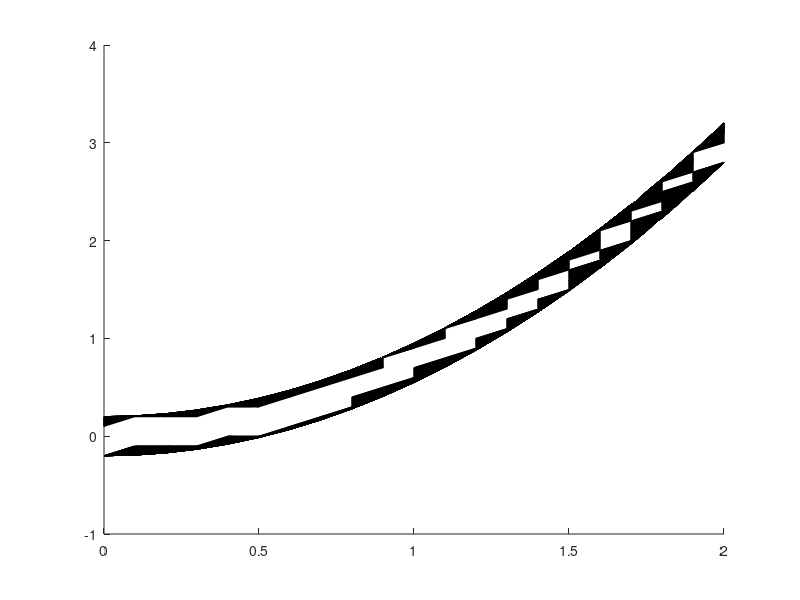

Write the MATLAB code that produced this figure. (Note: this script raises an error after producing the figure.)
clc;
clear;
close all

%%% Desired trajectory with bounds
% Desired trajectory function (scaled quadratic curve)
desired_trajectory = @(x) 0.75 * x.^2; % Scaled to fit (2,2) target

% Offset trajectories (feasible set boundaries)
offset_positive = @(x) desired_trajectory(x) + 0.2;
offset_negative = @(x) desired_trajectory(x) - 0.2;

% Define the range for x, y, and theta
dx = 0.1;           % Step size for x (adjusted for performance)
dy = 0.1;           % Step size for y
dtheta = 0.1;       % Step size for theta

x_range = 0:dx:2;
y_range = -1:dy:3.5; % Adjusted to include points outside the feasible set
theta_min = -0.5;
theta_max = 0.5;
theta_range = theta_min:dtheta:theta_max;

% Create meshgrid for x, y, theta
[XX, YY, TT] = meshgrid(x_range, y_range, theta_range);

% Calculate upper and lower bounds for y
Upper_Bound = offset_positive(XX);
Lower_Bound = offset_negative(XX);

% Define the function F(x, y, theta)
% F is negative inside the safe set and positive outside
F = max(max(YY - Upper_Bound, Lower_Bound - YY), max(TT - theta_max, theta_min - TT));

% Determine if points are inside or outside the feasible set
inside_mask = (YY >= Lower_Bound) & (YY <= Upper_Bound) & (TT >= theta_min) & (TT <= theta_max);

% Extract coordinates of safe and unsafe points
X_safe = XX(inside_mask);
Y_safe = YY(inside_mask);
Theta_safe = TT(inside_mask);

X_unsafe = XX(~inside_mask);
Y_unsafe = YY(~inside_mask);
Theta_unsafe = TT(~inside_mask);

% Create figure
figure;

% Plot the safe set as an isosurface where F = 0
p_safe = patch(isosurface(XX, YY, TT, F, 0));
isonormals(XX, YY, TT, F, p_safe);
p_safe.FaceColor = 'green';
p_safe.EdgeColor = 'none';
p_safe.FaceAlpha = 0.2; % Adjust transparency

hold on;

% Plot the unsafe set boundary as an isosurface at a small positive value
p_unsafe = patch(isosurface(XX, YY, TT, F, 0.01));
isonormals(XX, YY, TT, F, p_unsafe);
p_unsafe.FaceColor = 'red';
p_unsafe.EdgeColor = 'none';
p_unsafe.FaceAlpha = 0.2;

% Plot the safe points with green circles
h_safe_points = scatter3(X_safe, Y_safe, Theta_safe, 20, 'o', 'MarkerEdgeColor', 'green', 'MarkerFaceColor', 'green');

% Plot the unsafe points with red crosses
h_unsafe_points = scatter3(X_unsafe, Y_unsafe, Theta_unsafe, 20, 'x', 'MarkerEdgeColor', 'red');

% Set labels and title
xlabel('x');
ylabel('y');
zlabel('\theta');
title('Feasible (Green) and Unsafe (Red) Sets with Surfaces and Points');
grid on;
view(3);
axis tight;
camlight;
lighting gouraud;

% Add legend
legend([p_safe, p_unsafe, h_safe_points, h_unsafe_points], {'Feasible Set Surface', 'Unsafe Set Surface', 'Safe Points', 'Unsafe Points'}, 'Location', 'best');

% Enable 3D rotation
rotate3d on;
%%%%%%%%%%%%%%%%%%%%%%%%%%%%%%%%%%%%%%%%%%%%%%%%%%%%%%%%%%%%%%%%%%%%%%%%%%%%%%%clc;
clear;
close all

%%% Desired trajectory with bounds
% Desired trajectory function (scaled quadratic curve)
desired_trajectory = @(x) 0.75 * x.^2; % Scaled to fit (2,2) target

% Offset trajectories (feasible set boundaries)
offset_positive = @(x) desired_trajectory(x) + 0.2;
offset_negative = @(x) desired_trajectory(x) - 0.2;

% Define the range for x and y
dt = 0.2;            % Step size
x_range = 0:dt:2;
y_range = -1:dt:3.5; % Adjusted to include points outside the feasible set

% Define the theta range
theta_min = -0.5;
theta_max = 0.5;
dt_theta = 0.1; % Step size for theta (adjust as needed)
theta_range = theta_min:dt_theta:theta_max;

% Initialize sets
set_in = [];
set_out = [];

% Create set_in and set_out as points including theta
for x = x_range
    lower_bound = offset_negative(x);
    upper_bound = offset_positive(x);
    for y = y_range
        for theta = theta_range
            if y >= lower_bound && y <= upper_bound && theta >= theta_min && theta <= theta_max
                % Point is inside the bounds (safe set)
                set_in = [set_in; x, y, theta];
            else
                % Point is outside the bounds (unsafe set)
                set_out = [set_out; x, y, theta];
            end
        end
    end
end

% Define points along the desired trajectory
dt=0.01;
x_values = 0:dt:2;         % x-values from 0 to 2 with step size dt
y_values = 0.5*desired_trajectory(x_values);
theta_values = zeros(size(x_values)); % Assuming theta = 0 along the trajectory


% Plot the desired trajectory
figure;
hold on
plot(x_values, y_values, 'b-', 'LineWidth', 2);
xlabel('x');
ylabel('y');
title('Desired Trajectory');
grid on;
plot(set_in(:,1), set_in(:,2), 'o', 'Color', 'green', 'DisplayName', 'Feasible');
plot(set_out(:,1), set_out(:,2), 'x', 'Color', 'red', 'DisplayName', 'Unsafe');
legend('show'," Desired Trajcotry","Feasible set ","Unsafe set");


% Initialize array for signed distance function values
signed_distance_function_values = zeros(size(x_values));



% Initialize GIF parameters
gifFilename = 'SignedDistanceAnimation.gif';
delayTime = 0.1; % Delay time between frames in seconds
firstFrame = true;

% Loop over points and compute signed distance
for index = 1:length(x_values)
    x = x_values(index);
    y = y_values(index);
    theta = theta_values(index);
    show_plot = true; % Set to true to display and save plots
    
    % Call the modified signed_distance_function
    signed_distance(index) = signed_distance_function(x, y, theta, set_in, set_out, show_plot, gifFilename, firstFrame, delayTime);
    
    % Update firstFrame flag after first iteration
    if firstFrame
        firstFrame = false;
    end
    
    % Optionally, pause or adjust as needed
    pause(0.1); % Adjust the pause duration to control the speed of the animation
end

% Compute the cost function as the negative of the signed distance
cost_function_values = -signed_distance;

% Find the supremum (maximum value) of the cost function
supremum_cost = min(cost_function_values);

% Plot the cost function over time steps
figure;
plot(x_values, cost_function_values, 'b-', 'LineWidth', 2);
hold on;

% Plot the supremum as a green horizontal line
yline(supremum_cost, 'g--', 'LineWidth', 2);

% Add labels and title
xlabel('Time Step');
ylabel('Cost Function');
title('Cost Function over Time Steps');


% Add legend
legend('Cost Function', 'Inf -SDF', 'Location', 'best');

grid on;
hold off;

%%%%%%%%%%%%%%%%%%%%%%%%%%%%%%%%%%%%%closed loop 
%%
clc;
clear;
close all;

% Load data if needed (commented out since files are not provided)
load("uOpt.mat",'uOpt')
load('g.mat', 'g');
load('V.mat', 'V');


%%% Desired trajectory with bounds
desired_trajectory = @(x) 0.75 * x.^2; % Scaled to fit (2,2) target
offset_positive = @(x) desired_trajectory(x) + 0.2;
offset_negative = @(x) desired_trajectory(x) - 0.2;

% Define the range for x and y
dt = 0.1;            % Reduced time step (seconds)
x_range = 0:dt:2;
y_range = 0:dt:3.5;

% Define the theta range
theta_min = -0.5;
theta_max = 0.5;
theta_range = theta_min:dt:theta_max;
theta_values = zeros(size(x_range)); % Assuming theta = 0 along the trajectory

% Initialize sets
set_in = [];
set_out = [];

% Create set_in and set_out as points including theta
for x = x_range
    lower_bound = offset_negative(x);
    upper_bound = offset_positive(x);
    for y = y_range
        for theta = theta_range
            if y >= lower_bound && y <= upper_bound && theta >= theta_min && theta <= theta_max
                % Point is inside the bounds (safe set)
                set_in = [set_in; x, y, theta];
            else
                % Point is outside the bounds (unsafe set)
                set_out = [set_out; x, y, theta];
            end
        end
    end
end

figure;
plot(set_in(:,1), set_in(:,2), 'o', 'Color', 'green', 'DisplayName', 'Feasible');
hold on;
plot(set_out(:,1), set_out(:,2), 'x', 'Color', 'red', 'DisplayName', 'Unsafe');

% Adding labels and title
xlabel('X Position');
ylabel('Y Position');
title('Feasible and Unsafe Sets');
grid on;

%%% Initial conditions
x0 = 0;
y0 = 0;
theta0 = 0; % Initial orientation aligned with the desired path

omega_min=-1;
omega_max=1;
plot(x0, y0, 'x', 'Color', 'black', 'DisplayName', 'Initial Condition');

%%% Sample trajectory (desired)
x_values = 0:dt:2;         % x-values from 0 to 2 with step size dt
y_values = desired_trajectory(x_values);
plot(x_values, y_values, 'blue', 'LineWidth', 2, 'DisplayName', 'Desired trajectory');

%%%%%%%%%%%%%%%%%%%%%%%% Sliding Mode Control for Dubin's Car %%%%%%%%%%%%%%%%%%%%%%%%%%%%%%
% Car parameters
v = 0.2;             % Constant forward speed


% Simulation parameters
total_time = 19;     % Total time for simulation (seconds)
steps = total_time / dt; % Number of steps

% Sliding Mode Controller parameters
lambda = 5;          % Increased slope of the sliding surface
eta = 1;             % Gain for the switching component

% Initial state [x; y; theta]
x = x0;               % Initial x position
y = y0;               % Initial y position
theta = theta0;       % Initial orientation

% Arrays to store state values for plotting
x_values_actual = zeros(steps, 1);
y_values_actual = zeros(steps, 1);
theta_values = zeros(steps, 1);
omega = zeros(steps, 1);
epsilon=0.001;
% Simulate the Dubins car dynamics
for i = 1:steps
    
    % Store the current position
    x_values_actual(i) = x;
    y_values_actual(i) = y;
    theta_values(i) = theta;
    
    y_desired = desired_trajectory(x);

    %%% another controller 
    omega(i)=-[1,10,1]*([x;y;theta]-[0;y_desired;0]);
    

    %%% Sigined distance function and cost function
    singed_distance_function_values(i)=signed_distance_function(x, y, theta, set_in, set_out, false, [], [], []);
    cost_function(i)=min(-singed_distance_function_values);
    value_at_state= interpn(g.xs{1}, g.xs{2}, g.xs{3}, V, x, y, theta);
    value_at_time(i)=value_at_state(:,:,:,end);
    % [Value,optimal_input]=computeValueFunction(x, y, theta, i);
    % optimal_input
    % omega(i)=optimal_input;
    if isnan(value_at_state(i))
             display("break, out of state sapce set")
            break;    
    end

    if singed_distance_function_values(i) > 0  || omega(i) < omega_min || omega(i) > omega_max


             display("Safety Violation") 
             plot(x, y, 'x', 'Color', '#ad56dc')
             % display(theta)
             input_at_state=interpn(g.xs{1}, g.xs{2}, g.xs{3},uOpt,x, y, theta);
             omega(i)=-input_at_state(:,:,:,end);
             % omega(i)=-[1,19,1]*([x;y;theta]-[0;y_desired;0]);

             % Calculate the desired y position and the error
            y_desired = desired_trajectory(x);
            e_y = y_desired - y;
            
            % Compute derivative of the desired trajectory
            dy_desired_dx = 1.5 * x; % Since desired_trajectory = 0.75 * x^2
            
            % Compute y_desired_dot
            y_desired_dot = dy_desired_dx * v * cos(theta);
            
            % Compute actual y_dot
            y_dot = v * sin(theta);
            
            % Corrected error derivative
            e_y_dot = y_desired_dot - y_dot;
            
            % Sliding surface
            s = e_y + lambda * e_y_dot;
            
            % Sliding Mode Control law
            omega(i) = lambda * e_y_dot + eta * sign(s);
            
            % Saturate control input to maximum allowable angular velocity
            omega(i) = max(min(omega(i), 1), -1);
            % Optional: Ensure theta stays within -pi to pi
            % if theta < theta_min 
            %     theta=theta_min;
            % elseif  theta > theta_max
            %     theta=theta_max;
            % end
            % 
    
    end


    % Update states using the Dubins car model equations
    x = x + v * cos(theta) * dt;
    y = y + v * sin(theta) * dt;
    theta = theta + omega(i) * dt;
    
    % Optional: Ensure theta stays within -pi to pi
    theta = mod(theta + pi, 2*pi) - pi;
    
    % Debugging: Display control values (commented out for cleaner output)
    % fprintf('Step: %d, X: %.2f, Y: %.2f, Theta: %.2f, Omega: %.2f, Error: %.2f\n', i, x, y, theta, omega(i), e_y);
end

% Plot the actual trajectory
plot(x_values_actual, y_values_actual, 'Color', 'yellow', 'LineWidth', 2, 'DisplayName', 'Actual trajectory');
legend('show',"Feasible set","Unsafe set","Initial condition","Desired Trajcotry","SM input","Opt input");

% Plotting omega over time steps
figure;
plot(omega, 'b-', 'LineWidth', 2);
xlabel('Time Step');
ylabel('Omega (Input)');
title('Omega Input over Time Steps');
grid on;







%%% trash 
% 

% % Adding labels and title
% xlabel('X Position');
% ylabel('Y Position');
% title('Feasible and Unsafe Sets');
% 
% grid on;
% 
% 
% %%% initial conditions
% x0=0;
% y0=0;
% plot(x0,y0,"x",'Color',"black")
% 
% %%% Sample trajectory (desired)
% x_values = 0:dt:2;         % x-values from -0.5 to 2 with step size dt
% y_values = desired_trajectory(x_values);
% 
% plot(x_values,y_values,"blue",'LineWidth',2)
% 
% % for index=1:length(x_values)
% % singed_distance_function_values(index)=signed_distance_function(x_values(index), y_values(index), set_in, set_out,true);
% % costal_function(index)=min(-singed_distance_function_values);
% % value_function(index)=max(costal_function);
% % end
% 
% % figure 
% % plot(costal_function)
% % 
% % figure 
% % plot3(x_values,y_values,value_function)
% %%%%%%%%%%%%%%%%%%%%%%% PID for Dubin's Car %%%%%%%%%%%%%%%%%%%%%%%%%%%%%%
% % Car parameters
% v = 0.2;             % Constant forward speed
% % Simulation parameters
% total_time = 19;     % Total time for simulation (seconds)
% steps = total_time / dt; % Number of steps
% 
% % PID Controller parameters
% Kp = 4;              % Proportional gain
% Ki = 0.5;             % Integral gain
% Kd = 0.01;               % Derivative gain
% 
% % Initial state [x; y; theta]
% x = 0;               % Initial x position
% y = 0;               % Initial y position
% theta = 0;           % Initial orientation
% 
% % PID controller variables
% integral_error = 0;
% previous_error = 0;
% 
% % Arrays to store state values for plotting
% x_values = zeros(steps, 1);
% y_values = zeros(steps, 1);
% theta_values= zeros(steps, 1);
% value_at_state=zeros(steps, 1);
% value_at_state(1) = interpn(g.xs{1}, g.xs{2}, g.xs{3}, V_final, x, y, theta);
% 
% 
% % Simulate the Dubins car dynamics
% for i = 1:steps
%     % Store the current position
%     x_values(i) = x;
%     y_values(i) = y;
%     theta_values(i)=theta;
% 
%     % value_function(i)=max(cost_function);
%     % Calculate the desired y position and the error
%     y_desired = desired_trajectory(x);
%     error = y_desired - y;
% 
%     %PID
%         integral_error = integral_error + error * dt;
%         derivative_error = (error - previous_error) / dt;
%         omega(i) = Kp * error + Ki * integral_error + Kd * derivative_error;
% 
% 
%     %%% Sigined distance function and cost function
%     singed_distance_function_values(i)=signed_distance_function(x, y, set_in, set_out,false);
%     cost_function(i)=min(-singed_distance_function_values);
%     value_at_state(i) = interpn(g.xs{1}, g.xs{2}, g.xs{3}, V_final, x, y, theta);
% 
%     if isnan(value_at_state(i))
%              display("break, out of state sapce set")
%             break;    
%     end
% 
%     if value_at_state(i) < 0 || theta < theta_min || theta > theta_max
%              % display("Safet Violation") 
%              % plot(x,y,"x",'Color',"magenta")
%              % display(theta)
%              omega(i)=u_opt(i);
%     end
% 
%     % Update states using the Dubins car model equations
%     x = x + v * cos(theta) * dt;
%     y = y + v * sin(theta) * dt;
%     theta = theta + omega(i) * dt;
% 
% end
% plot(x_values,y_values,'Color',"yellow",LineWidth=2)
% legend('show',"Feasible","Unsafe","Initial Condition","Desired trajecotry","Actual trajectory","safety violation");
% figure 
% plot(cost_function)

% figure 
% plot(value_function)

%%%%%%%%%%%%%%%%%%%%%%%%%%%%%%%%%%%%%%%%%%%%%%%%%%%%%%%%%%%%%%%%%%%%%%%
% % Create a mesh grid for x and y
% [X, Y] = meshgrid(x_range, y_range);
% J = ones(size(X));
% 
% for i = 1:size(X, 1)  % Iterate over rows (related to Y values)
%     for j = 1:size(X, 2)  % Iterate over columns (related to X values)
%         J(i,j)=-signed_distance_function(X(i,j), Y(i,j), set_in, set_out,false);
%     end
% end
% 
% % Plotting the grid
% figure;
% mesh(X, Y, J); % Create a 3D mesh plot
% xlabel('x'); % Label for x-axis
% ylabel('y'); % Label for y-axis
% zlabel('z'); % Label for z-axis
% title('3D Mesh Grid with Correct Z-values');
% grid on; % Enable the grid for better visualization





% wMax=1;
% % Assuming the necessary variables and functions are already defined and loaded:
% % 'g', 'V_final', 'dCar', 'gradient', and 'interpn' functions
% 
% % Compute the spatial gradients of V_final
% [gradV_x, gradV_y, gradV_theta] = gradient(-V_final, g.dx(1), g.dx(2), g.dx(3));
% 
% % Initialize arrays to store control inputs
% u_opt = zeros(steps, 1);
% 
% % Loop through the simulation steps
% for i = 1:steps
%     % Evaluate the gradient at the current state [x, y, theta]
%     gradV_x_val = interpn(g.xs{1}, g.xs{2}, g.xs{3}, gradV_x, x, y, theta);
%     gradV_y_val = interpn(g.xs{1}, g.xs{2}, g.xs{3}, gradV_y, x, y, theta);
%     gradV_theta_val = interpn(g.xs{1}, g.xs{2}, g.xs{3}, gradV_theta, x, y, theta);
% 
%     % Gradient vector
%     gradV = [gradV_x_val; gradV_y_val; gradV_theta_val];
% 
%     % Dynamics of the Dubins car: [x_dot; y_dot; theta_dot]
%     % x_dot = v * cos(theta)
%     % y_dot = v * sin(theta)
%     % theta_dot = u (control input to be determined)
% 
%     % Define an anonymous function for the dot product
%     dot_product = @(u) gradV' * [v * cos(theta); v * sin(theta); u];
% 
%     % Find the control input that maximizes the dot product
%     % Since u can take values in [-wMax, wMax], we can find the optimal control
%     u_opt(i) = fminbnd(@(u) -dot_product(u), -wMax, wMax);  % Using fminbnd to find maximum
% 
%     % Update states using the Dubins car model equations
%     x = x + v * cos(theta) * dt;
%     y = y + v * sin(theta) * dt;
%     theta = theta + u_opt(i) * dt;
% end
% 
% save('u_opt.mat', 'u_opt');
% 
% % Plot the optimal control input over time
% figure;
% plot((0:steps-1)*dt, u_opt, 'LineWidth', 2);
% xlabel('Time (s)');
% ylabel('Optimal Control Input \omega');
% title('Optimal Control Input \omega over Time');
% grid on;
% 